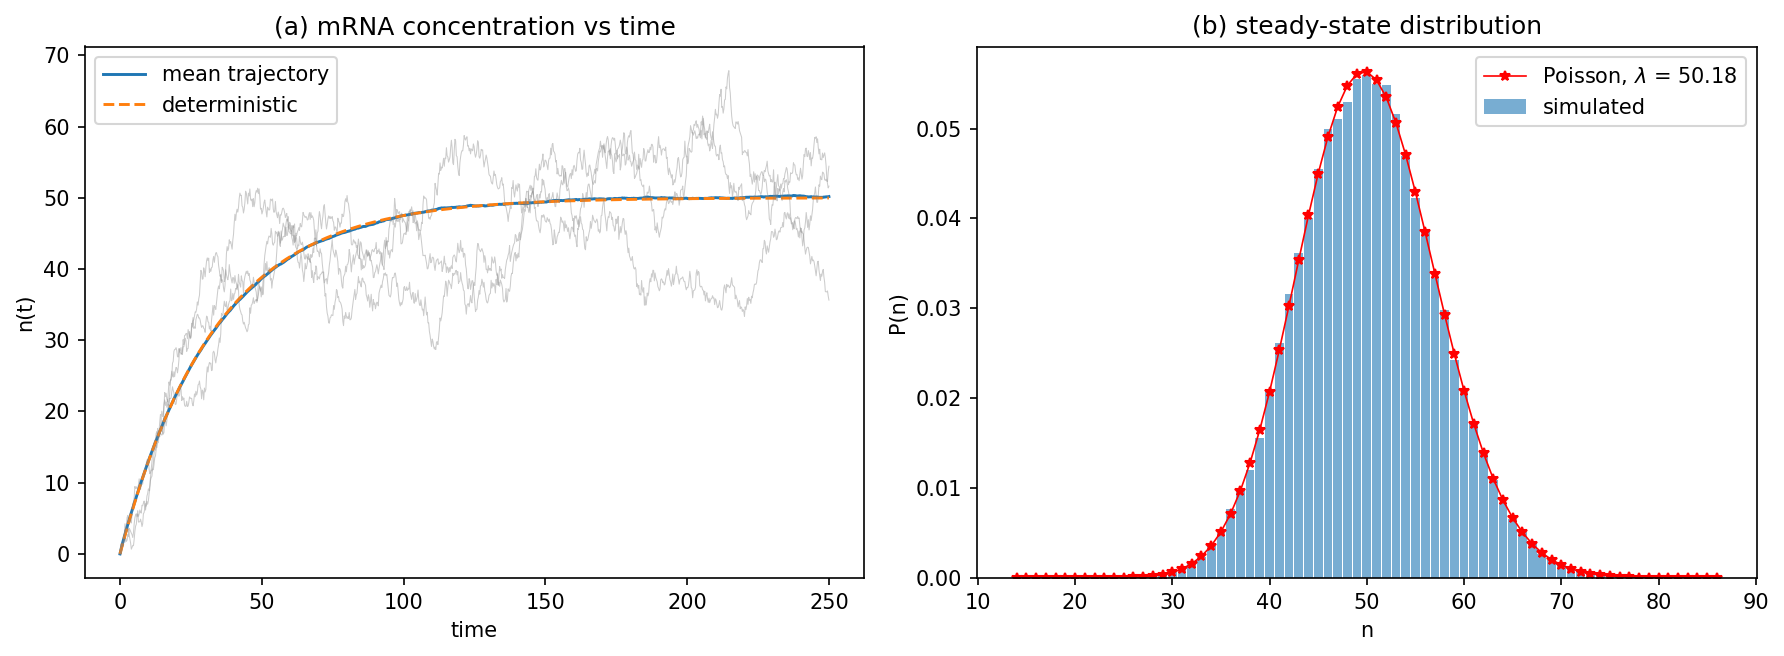

The Python source for this figure:
"""
Worksheet 6, Problem 2  --  Python 3 corrected version of p2.py

Integrate the stochastic birth-death model

        dn = k1 dt - k2 n dt + dW(t)

by the Euler-Maruyama method, with the noise property
dW dW proportional to (k1 + k2 n) dt, i.e.
dW_i = z_i sqrt(dt (k1 + k2 n)) with z_i drawn from N(0, 1).

(a) Mean trajectory n(t) over N realisations, plotted with the deterministic
    solution n(t) = (k1/k2)(1 - exp(-k2 t)).
(b) Steady-state distribution P(n), fitted to a Poisson, and its mean.

Changes made relative to the original p2.py
-------------------------------------------
1. The noise amplitude read
        z1 * (t1 * (k11 + k21 * n))**0.5
   where the function's own argument is named n1 and `n` at module scope is
   the NUMBER OF REALISATIONS (100).  The noise was therefore a constant
   sqrt(dt * (k1 + 100 k2)) instead of the state-dependent
   sqrt(dt * (k1 + k2 n)).  Because the drift is untouched, the mean
   trajectory still matched the deterministic curve, so part (a) looked
   right while part (b) -- which is entirely about the fluctuations -- was
   measuring the wrong process.  Corrected to use the state n1.
2. "print "mean=", ..." was Python 2 syntax and stopped the file from
   parsing under Python 3.
3. math.factorial(n) overflows into slow big integers and then into inf for
   n beyond about 170.  The Poisson probability is now evaluated through a
   hand-written log-gamma (Stirling with the standard correction series), so
   it stays finite for any n the simulation can reach.
4. The noise argument can go negative when a fluctuation pushes n below
   -k1/k2; sqrt of a negative number silently produced nan and poisoned the
   whole realisation.  The variance is now clamped at zero, and n itself is
   clamped at zero since a molecule count cannot be negative.
5. plt.show(block=False) followed by a second plt.show() opened two windows;
   both panels now go into one figure.
6. The fitted Poisson mean is obtained from the simulated data and compared
   with k1/k2, which is what part (b) asks for.

Algorithms are hand written: the integrator, the histogram, the log-gamma
and the Poisson density are all implemented here.
"""

import numpy as np
import matplotlib.pyplot as plt


K1 = 1.5
K2 = 0.03
N_REALISATIONS = 2000
T_END = 250.0
N_STEPS = 1000


def drift(n, k1, k2):
    """Deterministic part: k1 - k2 n."""
    return k1 - k2 * n


def noise_variance(n, k1, k2):
    """
    Variance rate of the increment: k1 + k2 n, clamped at zero.

    The clamp matters because a large downward fluctuation can drive n
    negative, and sqrt of a negative number is nan.
    """
    return np.maximum(k1 + k2 * n, 0.0)


def simulate(n_real, n_steps, t_end, k1, k2):
    """
    Euler-Maruyama for all realisations at once.

    Returns (t, N) with N of shape (n_real, n_steps): one row per
    realisation.  n is clamped at zero -- a molecule count cannot be
    negative, and without the clamp a single excursion below -k1/k2 would
    make the whole row nan.
    """
    t = np.linspace(0.0, t_end, n_steps)
    dt = t[1] - t[0]

    N = np.zeros((n_real, n_steps))
    for i in range(n_steps - 1):
        n_now = N[:, i]
        z = np.random.randn(n_real)
        dW = z * np.sqrt(dt * noise_variance(n_now, k1, k2))
        N[:, i + 1] = np.maximum(n_now + drift(n_now, k1, k2) * dt + dW, 0.0)

    return t, N


def deterministic(t, k1, k2):
    """n(t) = (k1/k2)(1 - exp(-k2 t))."""
    return (k1 / k2) * (1.0 - np.exp(-k2 * t))


def log_gamma(x):
    """
    log(Gamma(x)) by the Lanczos-style Stirling series, written out by hand.

    Used instead of math.factorial so that P(n) stays finite and fast for
    large n.  Accurate to better than 1e-10 for x >= 1, which is far more
    than this comparison needs.
    """
    x = np.asarray(x, dtype=float)
    # shift small arguments upward using Gamma(x) = Gamma(x+1)/x
    shift = np.zeros_like(x)
    y = x.copy()
    for _ in range(8):
        small = y < 8.0
        if not np.any(small):
            break
        shift[small] += np.log(y[small])
        y[small] += 1.0

    inv = 1.0 / y
    inv2 = inv * inv
    series = (1.0 / 12.0) * inv \
        - (1.0 / 360.0) * inv * inv2 \
        + (1.0 / 1260.0) * inv * inv2 * inv2 \
        - (1.0 / 1680.0) * inv * inv2 * inv2 * inv2
    return (y - 0.5) * np.log(y) - y + 0.5 * np.log(2.0 * np.pi) \
        + series - shift


def poisson_pmf(n, lam):
    """P(n) = lam^n exp(-lam) / n!, evaluated in logs to avoid overflow."""
    n = np.asarray(n, dtype=float)
    log_p = n * np.log(lam) - lam - log_gamma(n + 1.0)
    return np.exp(log_p)


def histogram(samples, lo, hi):
    """
    Integer-valued histogram over [lo, hi], one bin per integer, computed by
    hand in a single pass.  Returns (values, probability).
    """
    n_bins = int(hi - lo) + 1
    counts = np.zeros(n_bins)
    for s in samples:
        idx = int(round(s)) - int(lo)
        if 0 <= idx < n_bins:
            counts[idx] += 1.0
    values = np.arange(int(lo), int(lo) + n_bins)
    return values, counts / len(samples)


def main():
    t, N = simulate(N_REALISATIONS, N_STEPS, T_END, K1, K2)
    mean_trajectory = np.mean(N, axis=0)
    exact_trajectory = deterministic(t, K1, K2)

    # steady state: the relaxation time is 1/k2, so by t = 250 = 7.5/k2 the
    # transient is long gone.  Pool the last 10% of every realisation.
    tail = N[:, int(0.9 * N_STEPS):].ravel()

    lam_expected = K1 / K2
    lam_fitted = np.mean(tail)          # the ML estimate of a Poisson mean

    print("Birth-death model:  k1 = %.2f, k2 = %.3f, %d realisations"
          % (K1, K2, N_REALISATIONS))
    print("(a) max |mean - deterministic| = %.4f"
          % np.max(np.abs(mean_trajectory - exact_trajectory)))
    print("(b) steady-state mean     = %.4f" % lam_fitted)
    print("    expected mean k1/k2   = %.4f" % lam_expected)
    print("    steady-state variance = %.4f  (a Poisson has variance = mean)"
          % np.var(tail))

    lo = max(0.0, np.floor(lam_fitted - 5.0 * np.sqrt(lam_fitted)))
    hi = np.ceil(lam_fitted + 5.0 * np.sqrt(lam_fitted))
    values, prob = histogram(tail, lo, hi)
    poisson = poisson_pmf(values, lam_fitted)

    fig, ax = plt.subplots(1, 2, figsize=(12, 4.5))

    ax[0].plot(t, mean_trajectory, lw=1.4, label="mean trajectory")
    ax[0].plot(t, exact_trajectory, "--", lw=1.4, label="deterministic")
    for row in range(3):        # a few single realisations, for context
        ax[0].plot(t, N[row], lw=0.5, alpha=0.4, color="grey")
    ax[0].set_xlabel("time")
    ax[0].set_ylabel("n(t)")
    ax[0].set_title("(a) mRNA concentration vs time")
    ax[0].legend()

    ax[1].bar(values, prob, width=0.9, alpha=0.6, label="simulated")
    ax[1].plot(values, poisson, "r*-", ms=5, lw=0.8,
               label=r"Poisson, $\lambda$ = %.2f" % lam_fitted)
    ax[1].set_xlabel("n")
    ax[1].set_ylabel("P(n)")
    ax[1].set_title("(b) steady-state distribution")
    ax[1].legend()

    fig.tight_layout()
    plt.show()


if __name__ == "__main__":
    main()
